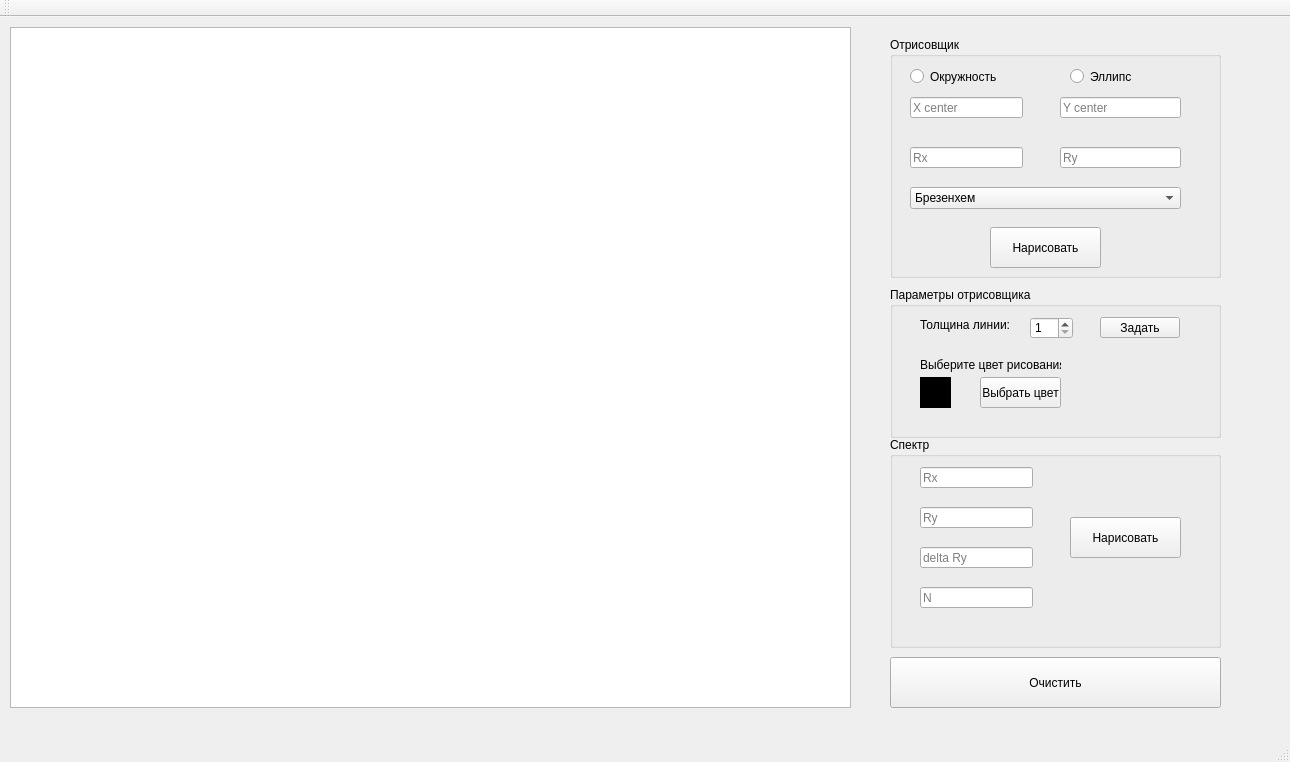
<?xml version="1.0" encoding="UTF-8"?>
<ui version="4.0">
 <class>MainWindow</class>
 <widget class="QMainWindow" name="MainWindow">
  <property name="geometry">
   <rect>
    <x>0</x>
    <y>0</y>
    <width>1290</width>
    <height>762</height>
   </rect>
  </property>
  <property name="windowTitle">
   <string>MainWindow</string>
  </property>
  <widget class="QWidget" name="centralWidget">
   <widget class="QGraphicsView" name="graphicsView">
    <property name="geometry">
     <rect>
      <x>10</x>
      <y>10</y>
      <width>841</width>
      <height>681</height>
     </rect>
    </property>
   </widget>
   <widget class="QGroupBox" name="groupBox_4">
    <property name="geometry">
     <rect>
      <x>890</x>
      <y>270</y>
      <width>331</width>
      <height>151</height>
     </rect>
    </property>
    <property name="title">
     <string>Параметры отрисовщика</string>
    </property>
    <widget class="QPushButton" name="pushButton">
     <property name="geometry">
      <rect>
       <x>90</x>
       <y>90</y>
       <width>81</width>
       <height>31</height>
      </rect>
     </property>
     <property name="text">
      <string>Выбрать цвет</string>
     </property>
    </widget>
    <widget class="QLabel" name="label">
     <property name="geometry">
      <rect>
       <x>30</x>
       <y>90</y>
       <width>31</width>
       <height>31</height>
      </rect>
     </property>
     <property name="styleSheet">
      <string notr="true">background-color: rgb(0, 0, 0);</string>
     </property>
     <property name="text">
      <string/>
     </property>
    </widget>
    <widget class="QLabel" name="label_2">
     <property name="geometry">
      <rect>
       <x>30</x>
       <y>30</y>
       <width>101</width>
       <height>16</height>
      </rect>
     </property>
     <property name="text">
      <string>Толщина линии:</string>
     </property>
    </widget>
    <widget class="QSpinBox" name="spinBox">
     <property name="geometry">
      <rect>
       <x>140</x>
       <y>30</y>
       <width>43</width>
       <height>22</height>
      </rect>
     </property>
     <property name="minimum">
      <number>1</number>
     </property>
     <property name="value">
      <number>1</number>
     </property>
    </widget>
    <widget class="QLabel" name="label_3">
     <property name="geometry">
      <rect>
       <x>30</x>
       <y>70</y>
       <width>141</width>
       <height>16</height>
      </rect>
     </property>
     <property name="text">
      <string>Выберите цвет рисования:</string>
     </property>
    </widget>
    <widget class="QPushButton" name="pushButton_2">
     <property name="geometry">
      <rect>
       <x>210</x>
       <y>30</y>
       <width>80</width>
       <height>21</height>
      </rect>
     </property>
     <property name="text">
      <string>Задать</string>
     </property>
    </widget>
   </widget>
   <widget class="QGroupBox" name="groupBox">
    <property name="geometry">
     <rect>
      <x>890</x>
      <y>20</y>
      <width>331</width>
      <height>241</height>
     </rect>
    </property>
    <property name="title">
     <string>Отрисовщик</string>
    </property>
    <widget class="QRadioButton" name="radioButton">
     <property name="geometry">
      <rect>
       <x>20</x>
       <y>30</y>
       <width>121</width>
       <height>19</height>
      </rect>
     </property>
     <property name="text">
      <string>Окружность</string>
     </property>
    </widget>
    <widget class="QRadioButton" name="radioButton_2">
     <property name="geometry">
      <rect>
       <x>180</x>
       <y>30</y>
       <width>121</width>
       <height>19</height>
      </rect>
     </property>
     <property name="text">
      <string>Эллипс</string>
     </property>
    </widget>
    <widget class="QLineEdit" name="lineEdit">
     <property name="geometry">
      <rect>
       <x>20</x>
       <y>60</y>
       <width>113</width>
       <height>21</height>
      </rect>
     </property>
     <property name="placeholderText">
      <string>X center</string>
     </property>
    </widget>
    <widget class="QLineEdit" name="lineEdit_2">
     <property name="geometry">
      <rect>
       <x>170</x>
       <y>60</y>
       <width>121</width>
       <height>21</height>
      </rect>
     </property>
     <property name="placeholderText">
      <string>Y center</string>
     </property>
    </widget>
    <widget class="QLineEdit" name="lineEdit_3">
     <property name="geometry">
      <rect>
       <x>20</x>
       <y>110</y>
       <width>113</width>
       <height>21</height>
      </rect>
     </property>
     <property name="placeholderText">
      <string>Rx</string>
     </property>
    </widget>
    <widget class="QLineEdit" name="lineEdit_4">
     <property name="geometry">
      <rect>
       <x>170</x>
       <y>110</y>
       <width>121</width>
       <height>21</height>
      </rect>
     </property>
     <property name="placeholderText">
      <string>Ry</string>
     </property>
    </widget>
    <widget class="QComboBox" name="comboBox">
     <property name="geometry">
      <rect>
       <x>20</x>
       <y>150</y>
       <width>271</width>
       <height>22</height>
      </rect>
     </property>
     <item>
      <property name="text">
       <string>Брезенхем</string>
      </property>
     </item>
     <item>
      <property name="text">
       <string>Кононическое уравнение</string>
      </property>
     </item>
     <item>
      <property name="text">
       <string>Параметрическое уравнение</string>
      </property>
     </item>
     <item>
      <property name="text">
       <string>Средней точки</string>
      </property>
     </item>
     <item>
      <property name="text">
       <string>Библиотечный</string>
      </property>
     </item>
    </widget>
    <widget class="QPushButton" name="pushButton_4">
     <property name="geometry">
      <rect>
       <x>100</x>
       <y>190</y>
       <width>111</width>
       <height>41</height>
      </rect>
     </property>
     <property name="text">
      <string>Нарисовать</string>
     </property>
    </widget>
   </widget>
   <widget class="QGroupBox" name="groupBox_2">
    <property name="geometry">
     <rect>
      <x>890</x>
      <y>420</y>
      <width>331</width>
      <height>211</height>
     </rect>
    </property>
    <property name="title">
     <string>Спектр</string>
    </property>
    <widget class="QLineEdit" name="lineEdit_5">
     <property name="geometry">
      <rect>
       <x>30</x>
       <y>30</y>
       <width>113</width>
       <height>21</height>
      </rect>
     </property>
     <property name="placeholderText">
      <string>Rx</string>
     </property>
    </widget>
    <widget class="QLineEdit" name="lineEdit_6">
     <property name="geometry">
      <rect>
       <x>30</x>
       <y>70</y>
       <width>113</width>
       <height>21</height>
      </rect>
     </property>
     <property name="text">
      <string/>
     </property>
     <property name="placeholderText">
      <string>Ry</string>
     </property>
    </widget>
    <widget class="QLineEdit" name="lineEdit_7">
     <property name="geometry">
      <rect>
       <x>30</x>
       <y>110</y>
       <width>113</width>
       <height>21</height>
      </rect>
     </property>
     <property name="text">
      <string/>
     </property>
     <property name="placeholderText">
      <string>delta Ry</string>
     </property>
    </widget>
    <widget class="QLineEdit" name="lineEdit_8">
     <property name="geometry">
      <rect>
       <x>30</x>
       <y>150</y>
       <width>113</width>
       <height>21</height>
      </rect>
     </property>
     <property name="placeholderText">
      <string>N</string>
     </property>
    </widget>
    <widget class="QPushButton" name="pushButton_5">
     <property name="geometry">
      <rect>
       <x>180</x>
       <y>80</y>
       <width>111</width>
       <height>41</height>
      </rect>
     </property>
     <property name="text">
      <string>Нарисовать</string>
     </property>
    </widget>
   </widget>
   <widget class="QPushButton" name="pushButton_3">
    <property name="geometry">
     <rect>
      <x>890</x>
      <y>640</y>
      <width>331</width>
      <height>51</height>
     </rect>
    </property>
    <property name="text">
     <string>Очистить</string>
    </property>
   </widget>
  </widget>
  <widget class="QMenuBar" name="menuBar">
   <property name="geometry">
    <rect>
     <x>0</x>
     <y>0</y>
     <width>1290</width>
     <height>20</height>
    </rect>
   </property>
  </widget>
  <widget class="QToolBar" name="mainToolBar">
   <attribute name="toolBarArea">
    <enum>TopToolBarArea</enum>
   </attribute>
   <attribute name="toolBarBreak">
    <bool>false</bool>
   </attribute>
  </widget>
  <widget class="QStatusBar" name="statusBar"/>
 </widget>
 <layoutdefault spacing="6" margin="11"/>
 <resources/>
 <connections/>
</ui>
